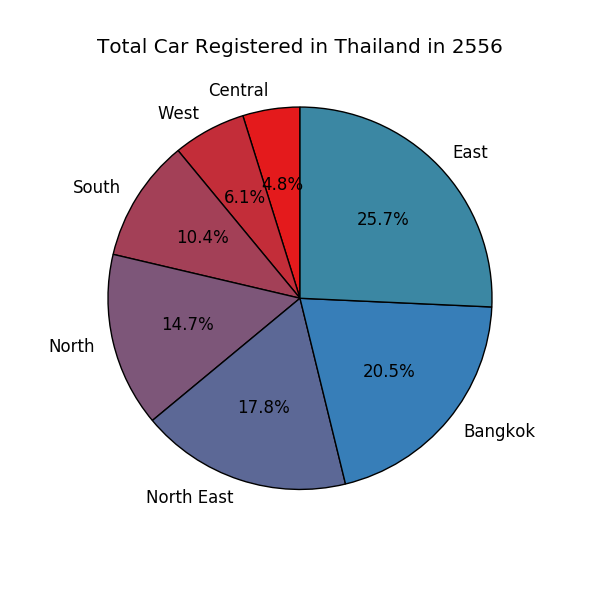

Python code for this plot:
"""
Pie chart by the total registering cars.
"""
from pylab import *
from matplotlib import cm
def total_car_pie_chart():
    # make a square figure and axes
    figure(1, figsize=(6,6))
    ax = axes([0.1, 0.1, 0.8, 0.8])
    # The slices will be ordered and plotted counter-clockwise.
    labels = 'Central', 'West', 'South', 'North', 'North East', 'Bangkok', 'East'
    fracs = [2170767, 2771924, 4675162, 6646933, 8019217, 9235362, 11610158]
    explode=(0, 0, 0, 0, 0, 0, 0)
    a=np.random.random(40)
    cs=cm.Set1(np.arange(40)/40.)
    pie(fracs, explode=explode, labels=labels, autopct='%1.1f%%', shadow=False, startangle=90, colors=cs)
    title('Total Car Registered in Thailand in 2556')
    show()
total_car_pie_chart()
